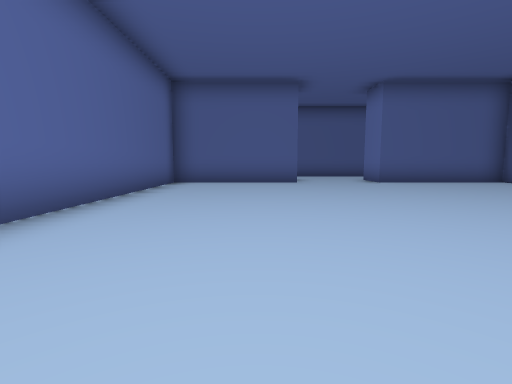
view 1 (above)

16 first-person views from a walk through a scene from a Unity 3-D project. The camera is 1.2 m above the floor, tilts 6° down and sees 85° across. The floor is counted in squares, 2 m on a side. Each view is taken from the middle of a square. On the plan, view 1 faces up. The plan holds only what a view shows up to about 9 squares ahead; the rest is blank. The place goes on beyond the plan.

view 2
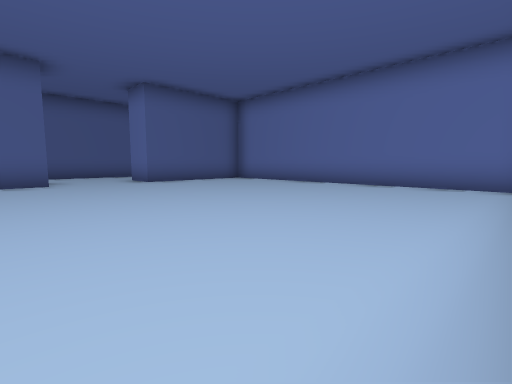

view 3
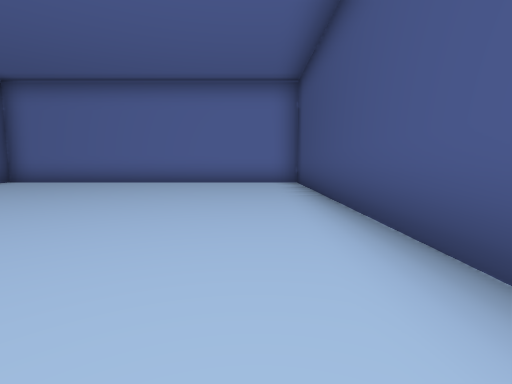

view 4
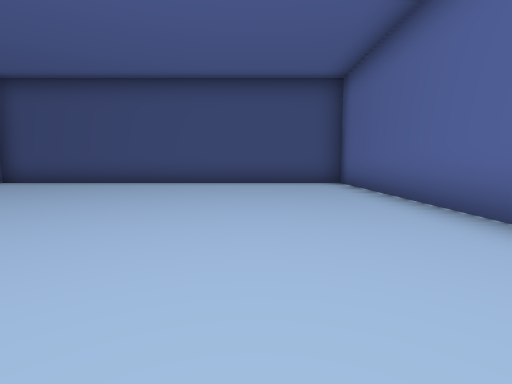

view 5
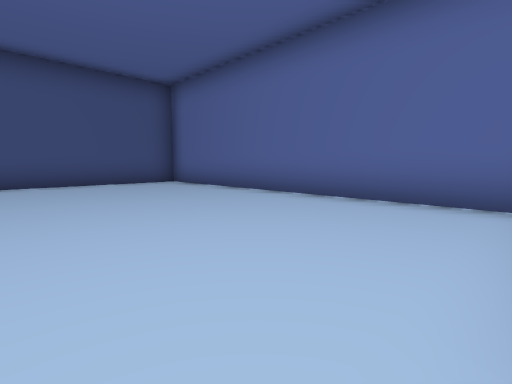

view 6
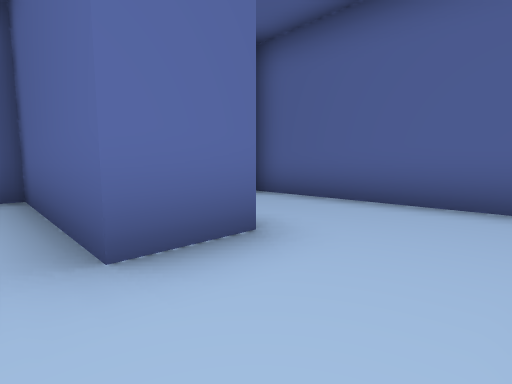

view 7
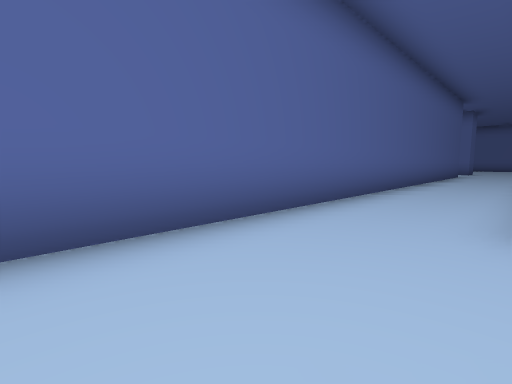

view 8
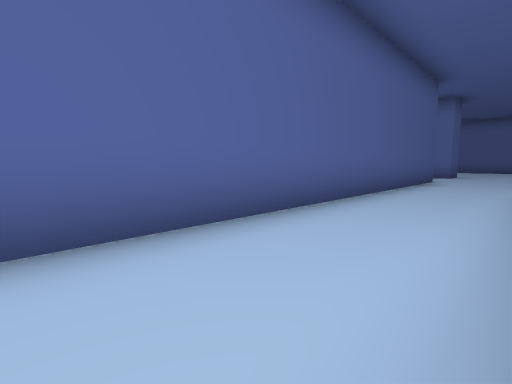

view 9
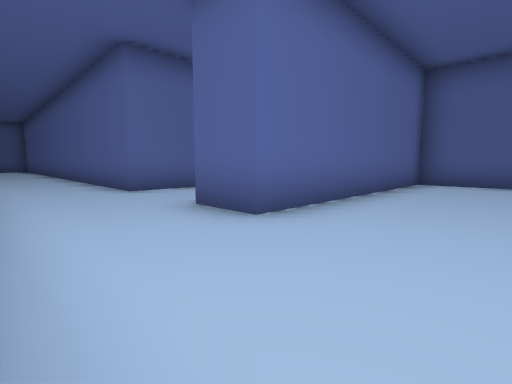

view 10
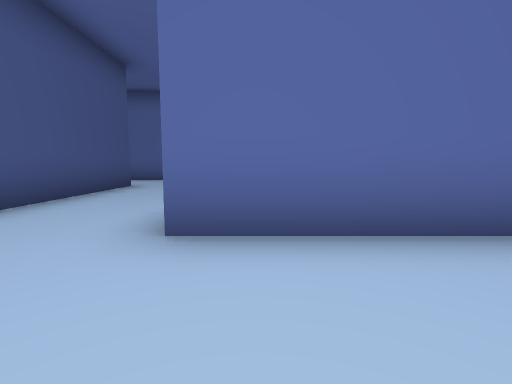

view 11
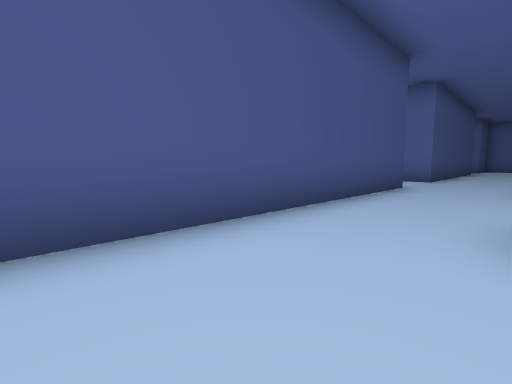

view 12
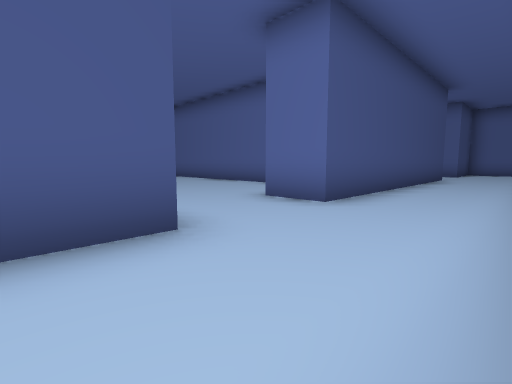

view 13
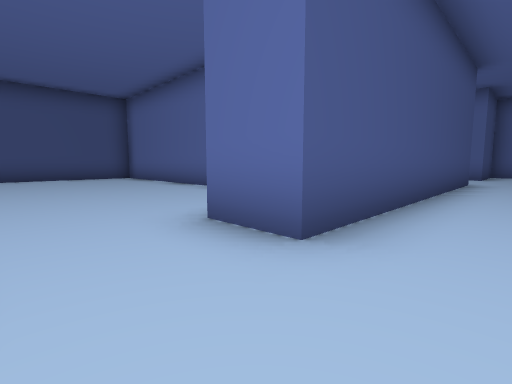

view 14
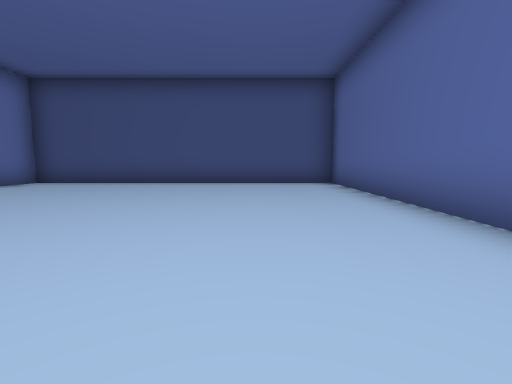

view 15
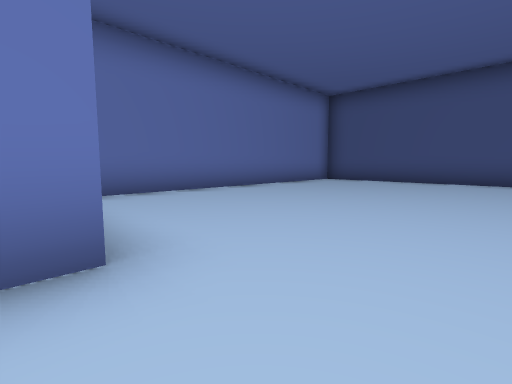

view 16
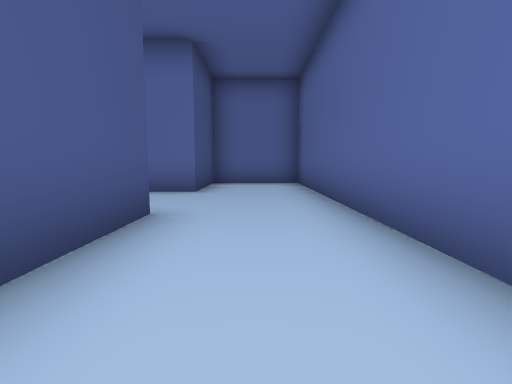

### Floor plan
Ten units are one square. View 1 is at (0, 0); x grows to the right and y downward. Boxes are objects, and circles mark ways between rooms. Rooms are numbered by the first view taken in them; rooms with no view inside come last. Other rooms are left out.
<svg viewBox="-30 -190 245 198">
<path fill="none" stroke="#000" d="M13 -85 -25 -85 -25 3 75 3 75 -85 38 -85M136 -98 210 -98M150 -122 -12 -122 -12 -98 13 -98 13 -85M137 -84 137 -90M38 -98 112 -98 112 -85M38 -85 38 -91M208 -185 188 -185 188 -122 175 -122M87 -62 87 3 175 3 175 -75"/>
<circle cx="25" cy="-90" r="3" fill="#2a7"/>
<circle cx="125" cy="-90" r="3" fill="#2a7"/>
<text x="20" y="-40">1</text>
<text x="120" y="-120">2</text>
<text x="130" y="-40">3</text>
</svg>
Room 1 opens to room 2. Room 2 opens to room 3.

Where each view was taken, in squares from view 1:
view 1: 0 up, 0 right, facing up
view 2: 0 up, 0 right, facing up-right
view 3: 1 up, 1 left, facing right
view 4: 8 up, 0 right, facing down
view 5: 8 up, 2 right, facing down-left
view 6: 8 up, 3 right, facing up-left
view 7: 10 up, 1 right, facing up-right
view 8: 10 up, 5 right, facing up-right
view 9: 10 up, 21 right, facing up-left
view 10: 13 up, 21 right, facing left
view 11: 12 up, 21 right, facing down-left
view 12: 12 up, 15 right, facing down-left
view 13: 11 up, 13 right, facing down-left
view 14: 8 up, 11 right, facing down
view 15: 9 up, 12 right, facing down-right
view 16: 11 up, 7 right, facing left
